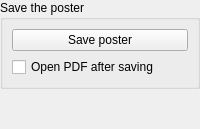
        <widget class="QWidget" name="m_savePosterStep" >
         <layout class="QVBoxLayout" >
          <property name="spacing" >
           <number>6</number>
          </property>
          <property name="margin" >
           <number>0</number>
          </property>
          <item>
           <widget class="QGroupBox" name="m_savePosterGroup" >
            <property name="title" >
             <string>Save the poster</string>
            </property>
            <layout class="QVBoxLayout" >
             <property name="spacing" >
              <number>6</number>
             </property>
             <property name="margin" >
              <number>9</number>
             </property>
             <item>
              <widget class="QPushButton" name="m_savePosterButton" >
               <property name="text" >
                <string>Save poster</string>
               </property>
              </widget>
             </item>
             <item>
              <widget class="QCheckBox" name="m_launchPDFApplicationCheckBox" >
               <property name="sizePolicy" >
                <sizepolicy vsizetype="Minimum" hsizetype="Minimum" >
                 <horstretch>0</horstretch>
                 <verstretch>0</verstretch>
                </sizepolicy>
               </property>
               <property name="text" >
                <string>Open PDF after saving</string>
               </property>
              </widget>
             </item>
            </layout>
           </widget>
          </item>
          <item>
           <spacer name="spacer_5" >
            <property name="orientation" >
             <enum>Qt::Vertical</enum>
            </property>
            <property name="sizeHint" stdset="0" >
             <size>
              <width>20</width>
              <height>40</height>
             </size>
            </property>
           </spacer>
          </item>
         </layout>
        </widget>
